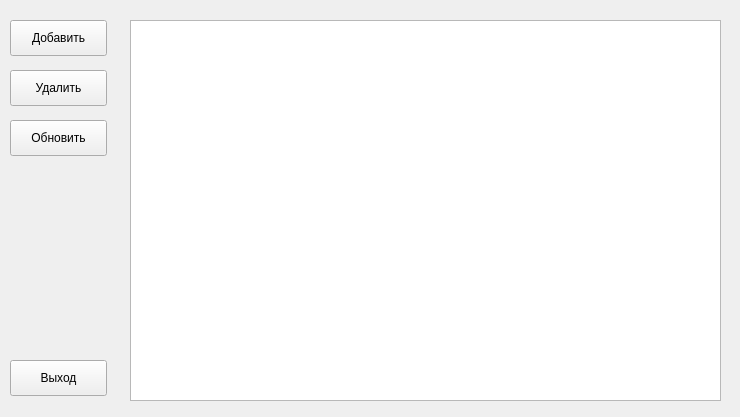
<?xml version="1.0" encoding="UTF-8"?>
<ui version="4.0">
 <class>MainWindow</class>
 <widget class="QWidget" name="MainWindow">
  <property name="geometry">
   <rect>
    <x>0</x>
    <y>0</y>
    <width>740</width>
    <height>417</height>
   </rect>
  </property>
  <property name="minimumSize">
   <size>
    <width>740</width>
    <height>417</height>
   </size>
  </property>
  <property name="maximumSize">
   <size>
    <width>740</width>
    <height>417</height>
   </size>
  </property>
  <property name="windowTitle">
   <string>Пользователи</string>
  </property>
  <widget class="QTableView" name="tableView">
   <property name="geometry">
    <rect>
     <x>130</x>
     <y>20</y>
     <width>591</width>
     <height>381</height>
    </rect>
   </property>
  </widget>
  <widget class="QPushButton" name="addNewUserPushButton">
   <property name="geometry">
    <rect>
     <x>10</x>
     <y>20</y>
     <width>97</width>
     <height>36</height>
    </rect>
   </property>
   <property name="text">
    <string>Добавить</string>
   </property>
  </widget>
  <widget class="QPushButton" name="exitPushButton">
   <property name="geometry">
    <rect>
     <x>10</x>
     <y>360</y>
     <width>97</width>
     <height>36</height>
    </rect>
   </property>
   <property name="text">
    <string>Выход</string>
   </property>
  </widget>
  <widget class="QPushButton" name="deletePushButton">
   <property name="geometry">
    <rect>
     <x>10</x>
     <y>70</y>
     <width>97</width>
     <height>36</height>
    </rect>
   </property>
   <property name="text">
    <string>Удалить</string>
   </property>
  </widget>
  <widget class="QPushButton" name="refreshPushButton">
   <property name="geometry">
    <rect>
     <x>10</x>
     <y>120</y>
     <width>97</width>
     <height>36</height>
    </rect>
   </property>
   <property name="text">
    <string>Обновить</string>
   </property>
  </widget>
 </widget>
 <resources/>
 <connections/>
</ui>
